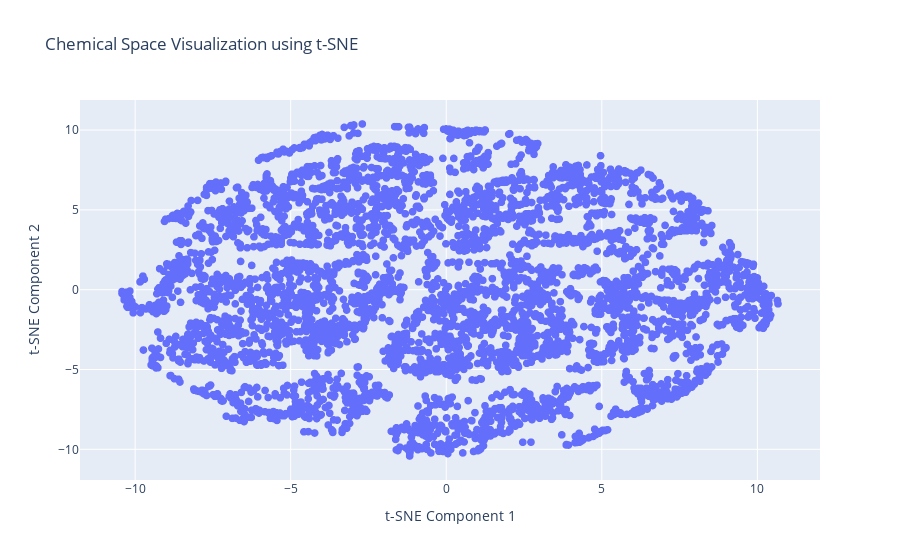

Source (notebook cell):
### Code cell
# 8. Visualize with t-SNE (can sometimes give better cluster separation)
if 'scaled_features' in locals() and scaled_features.shape[0] > 1: # t-SNE needs more than 1 sample
    # Adjust perplexity based on your dataset size, typically 5-50
    perplexity_value = min(30, scaled_features.shape[0] - 1)
    if perplexity_value > 0:
        tsne = TSNE(n_components=2, random_state=42, perplexity=perplexity_value, max_iter=300, init='pca') # Added init='pca' for stability
        tsne_results = tsne.fit_transform(scaled_features) # or scaled_features_mordred

        tsne_df = pd.DataFrame(data=tsne_results,
                               columns=['t-SNE Component 1', 't-SNE Component 2'])
        tsne_df.index = molecule_names

        fig_tsne = plot_scatter_plotly_2d(
            df=tsne_df,
            x_col='t-SNE Component 1',
            y_col='t-SNE Component 2',
            text_col_data=tsne_df.index,
            title='Chemical Space Visualization using t-SNE',
            labels_dict={
                't-SNE Component 1': 't-SNE Component 1',
                't-SNE Component 2': 't-SNE Component 2'
            },
            marker_size=8,
            text_position='top right',
            add_zerolines=False # t-SNE axes don't typically have meaning at zero
        )
        fig_tsne.show()
    else:
        print("Skipping t-SNE: Not enough samples for the chosen perplexity.")
        tsne_df = None # Ensure tsne_df is defined if t-SNE is skipped
else:
    print("Skipping t-SNE: Not enough samples or scaled_features not available.")
    tsne_df = None # Ensure tsne_df is defined if t-SNE is skipped

### Figure 1 — Plotly figure (JSON) as saved in the notebook; plotly's stock layout.template omitted (floating-point values rounded to 4 significant figures; data arrays with more than 128 entries replaced by an {"elided": "..."} marker saying what was removed)
{"data": [{"hovertemplate": "%{hovertext}<extra></extra>", "hovertext": {"elided": "5000 str values"}, "legendgroup": "", "marker": {"color": "#636efa", "size": 8, "symbol": "circle"}, "mode": "markers", "name": "", "showlegend": false, "type": "scattergl", "x": {"elided": "5000 float values"}, "xaxis": "x", "y": {"elided": "5000 float values"}, "yaxis": "y"}], "layout": {"legend": {"tracegroupgap": 0}, "title": {"text": "Chemical Space Visualization using t-SNE"}, "xaxis": {"anchor": "y", "domain": [0, 1], "title": {"text": "t-SNE Component 1"}, "zeroline": false}, "yaxis": {"anchor": "x", "domain": [0, 1], "title": {"text": "t-SNE Component 2"}, "zeroline": false}}}
